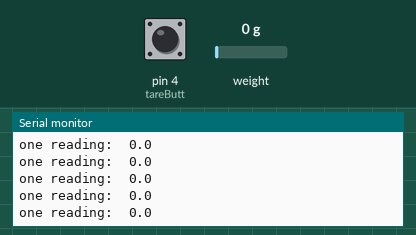
Bench run of a sketch on a simulated Arduino Uno, built with avr-gcc and run on an emulated ATmega328P. On the bench: the last lines printed to the serial monitor. Inputs (shaded band) come from the test bench; at power-on: pin 4 (tareButt) HIGH, weight on the scale 0 g.

Above: at 2.2 s.
2.3 s: pin 4 (tareButt) pulled LOW for 0.15 s
At 3.3 s:
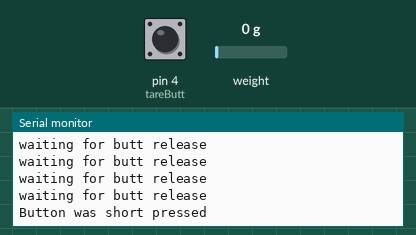
3.9 s: weight on the scale set to 100 g
At 4.17 s:
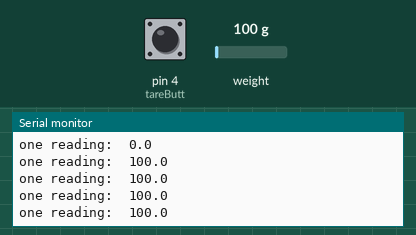
6.9 s: pin 4 (tareButt) pulled LOW for 3.2 s
At 11.3 s:
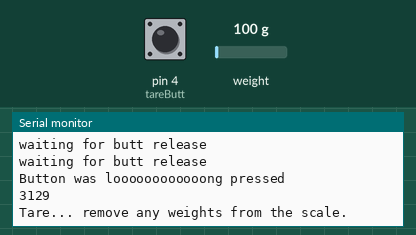

The sketch:

CalibrationOnPushButt.ino
```cpp
//https://randomnerdtutorials.com/arduino-load-cell-hx711/
//This code can calibrate on long push and tare on short

#include <Arduino.h>
#include "HX711.h"
#include <EEPROM.h>

// HX711 circuit wiring
const int LOADCELL_DOUT_PIN = 2;
const int LOADCELL_SCK_PIN = 3;
float knownWeight = 189; //use a known weight to calibrate, I am using my phone.

// defining the button
#define tareButt 4
unsigned long lastButtonPress = 0;
unsigned long Timestamp_Button_Pressed;
int address = 0; //EEPROM memory address for storing the calibration value

HX711 scale;

void scaleCalibration(void) {
  if (scale.is_ready()) {
    scale.set_scale();
    Serial.println("Tare... remove any weights from the scale.");
    delay(5000);
    scale.tare();
    Serial.println("Tare done...");
    Serial.print("Place a known weight on the scale...");
    delay(5000);
    long reading = scale.get_units(10);
    Serial.print("Result: ");
    Serial.println(reading);
    long calibVal = reading / knownWeight;
                    Serial.print("CalibValue: ");
                    Serial.println(calibVal);
    EEPROM.update(address, abs(calibVal));
    scale.set_scale(reading / knownWeight);
    Serial.println("Remove your weight");
    delay(5000);
    scale.tare();
  }
  else {
    Serial.println("HX711 not found.");
  }
  delay(1000);

}

void buttPress(void)
{

  // If we detect LOW signal, button is pressed
  if (digitalRead(tareButt) == LOW)
  {
    Serial.println("Started the butt press");
    Timestamp_Button_Pressed = millis();

    while (digitalRead(tareButt) == LOW) {
      Serial.println("waiting for butt release");
    }

    if ((digitalRead(tareButt) == HIGH))
    {
      //Check if the button was pressed for a full 3 seconds then run calibration
      if (millis() - Timestamp_Button_Pressed > 3000)
      {
        Serial.println("Button was loooooooooooong pressed");
        Serial.println(millis() - Timestamp_Button_Pressed);
        scaleCalibration();
      }
      //If button was pressed for lesser than just run the tare function
      else
      {
        Serial.println("Button was short pressed");
        scale.tare();

      }

    }

    // Put in a slight delay to help debounce the reading
    delay(1);
  }
}


void setup()
{
  Serial.begin(57600);
  scale.begin(LOADCELL_DOUT_PIN, LOADCELL_SCK_PIN);
  //

  pinMode(tareButt, INPUT_PULLUP);

  scale.set_scale(-EEPROM.read(address));
  scale.tare();
  Serial.print("CalibValue Read: ");
  Serial.println(EEPROM.read(address));
}

void loop() {
  //put your main code here, to run repeatedly:
  Serial.print("one reading:\t");
  Serial.println(scale.get_units(), 1);
  //  Serial.print("\t| average:\t");
  //  Serial.println(scale.get_units(10), 5);
  buttPress();
}
```

Measured:
- after the input at 2.3 s, the serial monitor: prints a new line at once (image 1)
- after the input at 3.9 s, the serial monitor: prints a new line after 0.06 s (image 2)
- after the input at 6.9 s, the serial monitor: prints a new line after 0.08 s (image 3)
